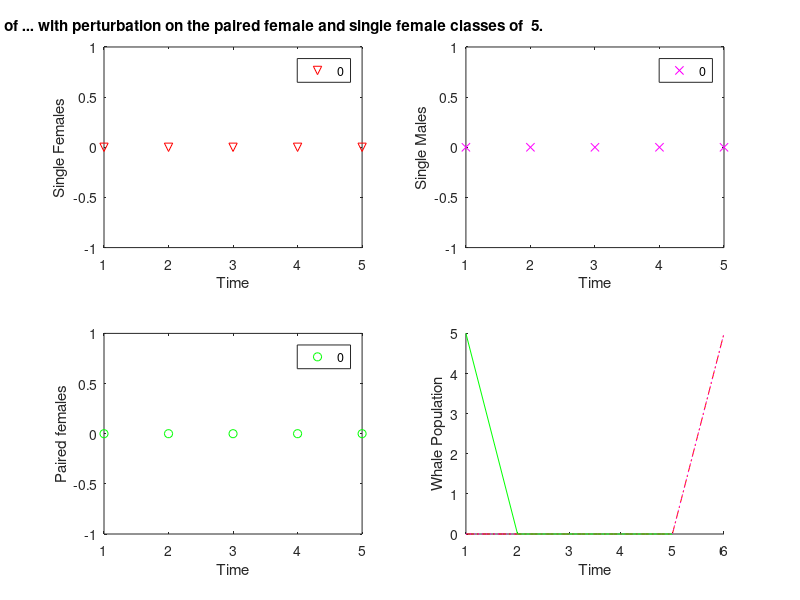
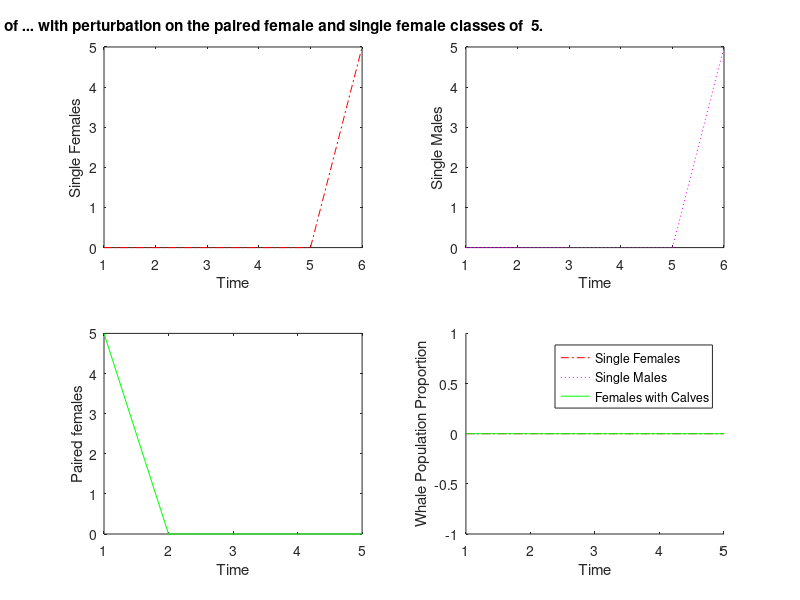

Reproduce these figures in MATLAB, in order.
%Whale Group at MTBI
%created by Ivan E. Cao-Berg

%This function creates a population proportion plot for each cycle and another plot of population sizes of those cycles
function whaleosc( epsilon, muj, mux, muy, px0, x0, y0, k )

if nargin == 0
    option = input( 'Do you want to work with fin whales (1), with right whales (2) or another whale (3)? : ' )
    if option == 1
         betax = 0.5;
         betay = 0.5;
         mux = 0.955;
         muy = 0.965;
         muj = 0.96;
    end
    if option == 2
         betax = 0.5;
         betay = 0.5;
         mux = 0.925;
         muy = 0.94;
         muj = 0.957;
    end
    if option == 3
         betax = input( 'Please input a value for betax :' );
         betay = input( 'Please input a value for betay :' );
         mux = input( 'Please input a value for mux :' );
         muy = input( 'Please input a value for muy :' );
         muj = input( 'Please input a value for muj :' );
    end
%Number of iterations = numbers of generations
c = input('For how many generations do you want to run the simulation? :')
end

%Zero matrixes for reserving space in memory
x = zeros(1,c);
y = zeros(1,c);
px = zeros(1,c);
time = zeros(1,c);
propx = zeros(1,c);
propy = zeros(1,c);
propp = zeros(1,c);

%Initial Conditions
epsilon = input('Please type the value for epsilon ( no noise -> epsilon = 0 ) :')
px0 = input('Please type the value for P_0 :')
x0 = input('Please type the value for x_0 :')
y0 = input('Please type the value for y_0 :')
k = input('Please type the value for the delay :' )

%Options
option = input('Do you want p(0)=p(1)=p(2)...=p(k)? Yes=1 No=0 : ')
if option == 1 
    for delay = 1 : k
    px(delay)=px0;
    end
end

if option == 0
    for delay = 2 : k
    px(delay) = input('Please type the value for px() : ');
    end
end

%Initial Conditions = First Generation
x(k+1)=x0;
y(k+1)=y0;
px(1)=px0;

%Recursion Formula
for t = 12:c %Counter for number of generations
    x(t) = x_fosc( epsilon, betax, mux, muj, muy, x(t-1), y(t-1), px(t-1), px(t-k), k, t ); 
    y(t) = y_f( betay, mux, muy, y(t-1), px(t-k) );
    px(t) = px_fosc( epsilon, muj, mux, muy, x(t-1), y(t-1), t );
    propx(t) = ppx( x(t-1), y(t-1), px(t-1));
    propy(t) = ppy( x(t-1), y(t-1), px(t-1));
    propp(t) = ppp( x(t-1), y(t-1), px(t-1));
end

%%%%%%%%%%%%%%%%%%%
% Figure Number 1 %
%%%%%%%%%%%%%%%%%%%
%Divides the plot into four subplots
%First subplot : Time vs. Proportion of Single Females
figure(1)
subplot(2,2,1)
plot(propx,'rv')
xlabel('Time')
ylabel('Single Females')
title(['Population of ... with perturbation on the paired female and single female classes of  ' num2str(epsilon) '.'])
legend([num2str(propx(c-1))])

%Second subplot : Time vs. Proportion of Single Males
subplot(2,2,2)
plot(propy,'mx')
xlabel('Time')
ylabel('Single Males')
legend([num2str(propy(c-1))])

%Third subplot : Time vs. Proportion of Paired Females
subplot(2,2,3)
plot(propp,'go')
xlabel('Time')
ylabel('Paired females')
legend([num2str(propp(c-1))])

%Fourth subplot :  : Time vs. Whale Population Size
subplot(2,2,4)
hold on
plot(x,'r-.')
plot(y,'m:')
plot(px,'g-')
xlabel('Time')
ylabel('Whale Population')
hold off

%%%%%%%%%%%%%%%%%%%
% Figure Number 2 %
%%%%%%%%%%%%%%%%%%%
%Divides the plot into four subplots
%First subplot : Time vs. Population Size of Single Females
figure(2)
subplot(2,2,1)
plot(x,'r-.')
xlabel('Time')
ylabel('Single Females')
title(['Population of ... with perturbation on the paired female and single female classes of  ' num2str(epsilon) '.'])

%Second subplot : Time vs. Population Size of Single Males
subplot(2,2,2)
plot(y,'m:')
xlabel('Time')
ylabel('Single Males')

%Third subplot : Time vs. Population Size of Paired Females
subplot(2,2,3)
plot(px,'g-')
xlabel('Time')
ylabel('Paired females')

%Fourth subplot : Time vs. Whale Population Proportion
subplot(2,2,4)
hold on
plot(propx,'r-.')
plot(propy,'m:')
plot(propp,'g-')
xlabel('Time')
ylabel('Whale Population Proportion')
legend('Single Females','Single Males','Females with Calves')
hold off